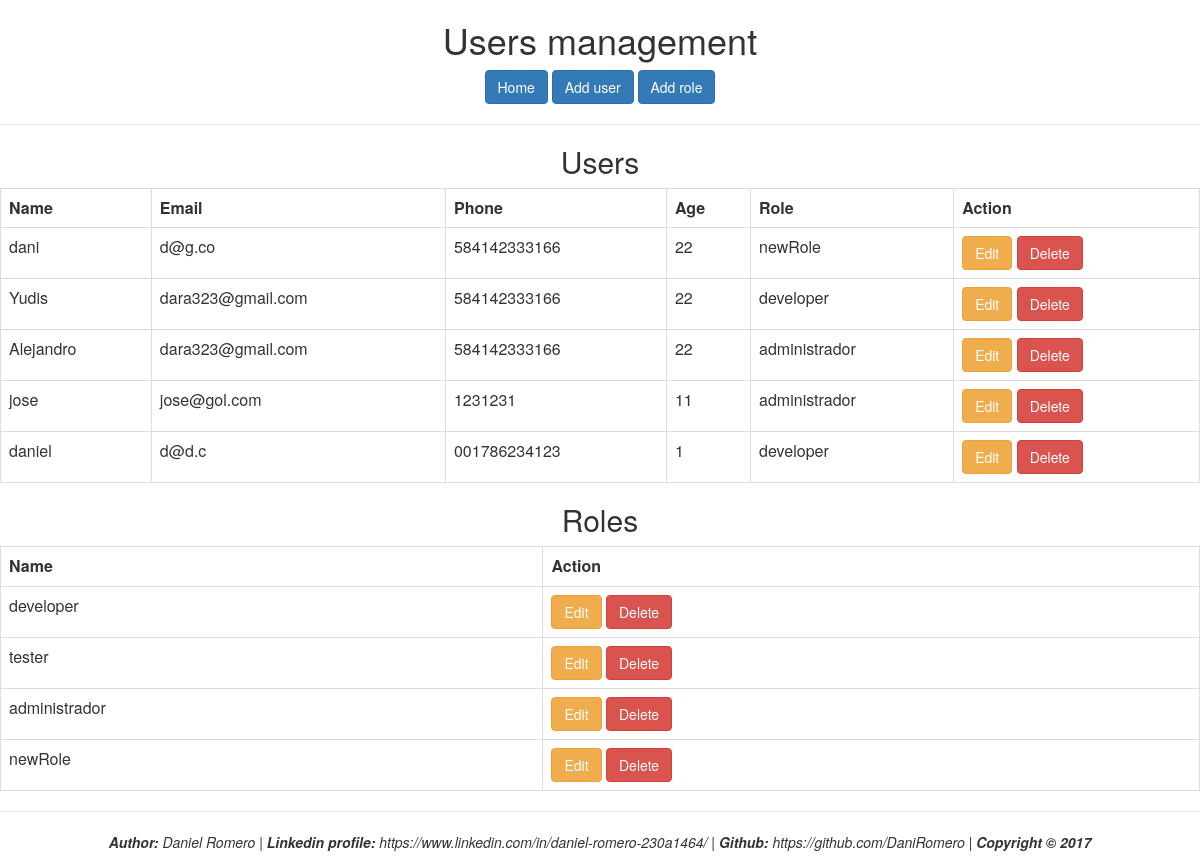
The page / on the database its author committed.
### tables this page shows
CREATE TABLE `users` (
  `iduser` int(11) NOT NULL AUTO_INCREMENT,
  `name` varchar(45) NOT NULL,
  `email` varchar(45) NOT NULL,
  `phone` varchar(45) NOT NULL,
  `age` int(11) NOT NULL,
  `role` varchar(45) NOT NULL,
  PRIMARY KEY (`iduser`)
);

CREATE TABLE `roles` (
  `id` int(11) NOT NULL AUTO_INCREMENT,
  `name` varchar(45) NOT NULL,
  PRIMARY KEY (`id`)
);

### application/controllers/Users.php (called while the page is built, shortened)
<?php
class Users extends CI_Controller {
    public function __construct()
    {
        $this->load->model('roles_model');
        $this->load->model('users_model');
        $this->load->helper('url_helper');
    }
    public function index()
    {
        $data['users'] = $this->users_model->get_users();
        $data['roles'] = $this->roles_model->get_roles();
        $data['title1'] = 'Users';
        $data['title2'] = 'Roles';
        $this->load->view('templates/header', $data);
        $this->load->view('user/index', $data);
        $this->load->view('templates/footer');
    }
}

### index.php (called while the page is built, shortened)
<?php
require_once BASEPATH.'core/CodeIgniter.php';

### application/models/Users_model.php (called while the page is built, shortened)
<?php
class Users_model extends CI_Model {
    public function get_users($role = FALSE)
    {
        $query = $this->db->get('users');
        return $query->result_array();
    }
}

### application/models/Roles_model.php (called while the page is built, shortened)
<?php
class Roles_model extends CI_Model {
    public function get_roles()
    {
        $query = $this->db->get('roles');
        return $query->result_array();
    }
}

### application/views/user/index.php (the view)
<h2 class="text-center"><?php echo $title1; ?></h2>
<table class="table table-hover table-bordered table-responsive" border='1' cellpadding='4'>
    <tr>
        <td><strong>Name</strong></td>
        <td><strong>Email</strong></td>
        <td><strong>Phone</strong></td>
        <td><strong>Age</strong></td>
        <td><strong>Role</strong></td>
        <td><strong>Action</strong></td>
    </tr>
<?php foreach ($users as $new_user): ?>
        <tr>
            <td><?php echo $new_user['name']; ?></td>
            <td><?php echo $new_user['email']; ?></td>
            <td><?php echo $new_user['phone']; ?></td>
            <td><?php echo $new_user['age']; ?></td>
            <td><?php echo $new_user['role']; ?></td>
            <td>
                <a class="btn btn-warning" href="<?php echo site_url('users/edit/'.$new_user['iduser']); ?>">Edit</a>
                <a class="btn btn-danger" href="<?php echo site_url('users/delete/'.$new_user['iduser']); ?>" onClick="return confirm('Are you sure you want to delete?')">Delete</a>
            </td>
        </tr>
<?php endforeach; ?>
</table>
<h2 class="text-center"><?php echo $title2; ?></h2>
<table class="table table-hover table-bordered table-responsive" border='1' cellpadding='4'>
    <tr>
        <td><strong>Name</strong></td>
        <td><strong>Action</strong></td>
    </tr>
<?php foreach ($roles as $role): ?>
        <tr>
            <td><?php echo $role['name']; ?></td>
            <td>
                <a class="btn btn-warning" href="<?php echo site_url('roles/edit/'.$role['id']); ?>">Edit</a>
                <a class="btn btn-danger" href="<?php echo site_url('roles/delete/'.$role['id']); ?>" onClick="return confirm('Are you sure you want to delete?')">Delete</a>
            </td>
        </tr>
<?php endforeach; ?>
</table>

### application/views/templates/header.php (shortened to what this page needs)
<html>
        <head>
                <link href="https://maxcdn.bootstrapcdn.com/bootstrap/3.3.7/css/bootstrap.min.css" rel="stylesheet">
        </head>
        <body>
            <h1 class="text-center">Users management</h1>
            <p class="text-center"><a class="btn btn-primary" href="<?php echo site_url('users'); ?>">Home</a>  <a class="btn btn-primary" href="<?php echo site_url('users/create'); ?>">Add user</a>  <a class="btn btn-primary" href="<?php echo site_url('roles/create'); ?>">Add role</a></p></p>
            <hr/>

### application/views/templates/footer.php (shortened to what this page needs)
			<hr/>
			<div class="container">
				<div class="row">
					<div class="row-lg-12 row-md-12 row-sm-12">
						<p class="text-center"><em><strong>Author:</strong> Daniel Romero | <strong>Linkedin profile:</strong> https://www.linkedin.com/in/daniel-romero-230a1464/ | <strong>Github:</strong> https://github.com/DaniRomero | <strong> Copyright © 2017</strong></em></p>
					</div>
				</div>
			</div>
        </body>
</html>

### rows shown on the page
users: name "dani", email "d@g.co", phone "584142333166", age "22", role "newRole"
users: name "Yudis", email "dara323@gmail.com", phone "584142333166", age "22", role "developer"
users: name "Alejandro", email "dara323@gmail.com", phone "584142333166", age "22", role "administrador"
users: name "jose", email "jose@gol.com", phone "1231231", age "11", role "administrador"
users: name "daniel", email "d@d.c", phone "001786234123", age "1", role "developer"
roles: name "developer"
roles: name "tester"
roles: name "administrador"
roles: name "newRole"

### other values the page prints
$title1 "Users"
$title2 "Roles"
